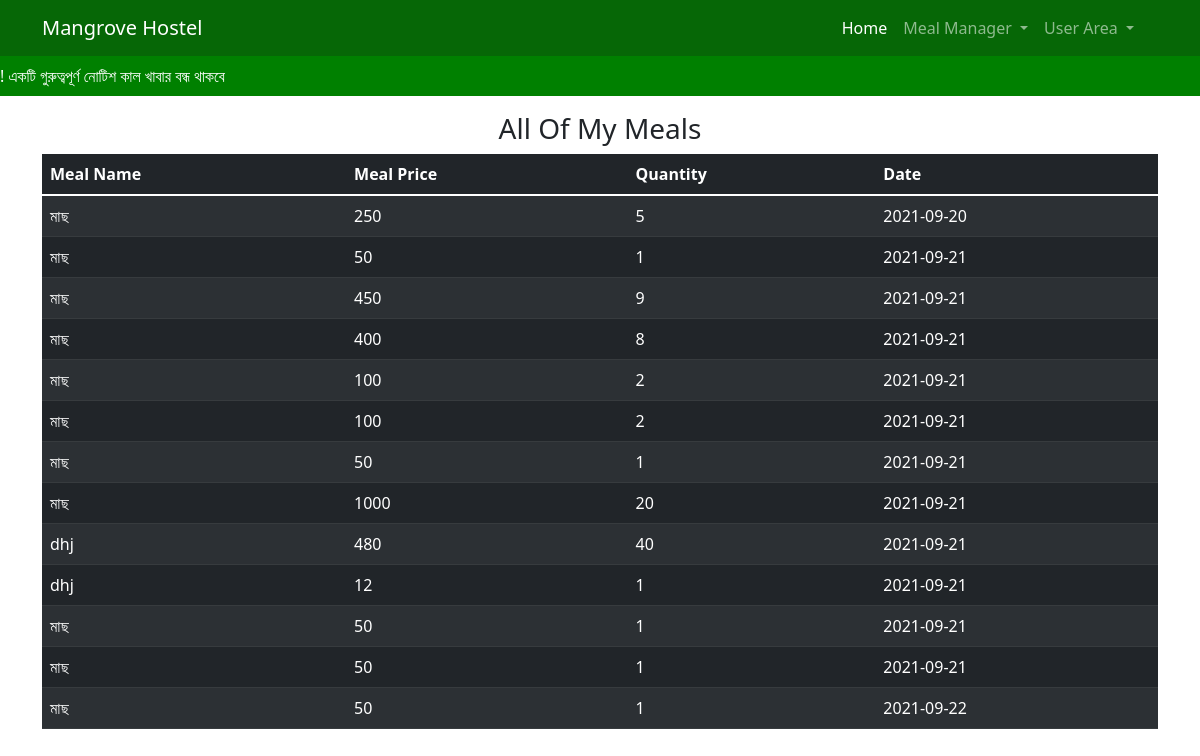
The page /mealhiostry/ (signed in) on the database its author committed.
### mist/models.py (models this page shows, shortened)
class All_Meal_Order(models.Model):
    id=models.AutoField(primary_key=True)
    Name=models.CharField(max_length=50,default="")
    Food_Name=models.CharField(max_length=50,default="")
    Food_ID=models.CharField(max_length=50,default="")
    Price=models.CharField(max_length=50,default="")
    Quantity=models.CharField(max_length=10,default="")
    Date_Time=models.CharField(max_length=50,default="")

### mist/views.py (the view)
# urls.py: path('mealhiostry/', views.mealhiostry,name="mealhiostry"),
def mealhiostry(request):
    allmeal=All_Meal_Order.objects.filter(Name__icontains=request.user)
    sendvar={
        "allmeal":allmeal
    }
    return render(request,"allmeal.html",sendvar)

### mist/templates/allmeal.html (shortened to what this page needs)
{% extends 'base.html' %}
{% load static %}
{% block head %}
<link rel="stylesheet" type="text/css" href="{% static 'style.css' %}">
{% endblock  %}
{% block body %}
    <div class="container mt-3">
    <h3 align="center">All Of My Meals</h3>
        <table class="table table-dark table-striped container">
            <thead>
                <tr>
                    <th scope="col">Meal Name</th>
                    <th scope="col">Meal Price</th>
                    <th scope="col">Quantity</th>
                    <th scope="col">Date</th>
                </tr>
            </thead>
            <tbody>
            {% for i in allmeal %}
                <tr>
                    <td>{{i.Food_Name}}</td>
                    <td>{{i.Price}}</td>
                    <td>{{i.Quantity}}</td>
                    <td>{{i.Date_Time}}</td>
                </tr>
            {% endfor %}
            </tbody>
        </table>
    </div>
{% endblock  %}

### rows shown on the page
All_Meal_Order: Food_Name "মাছ", Price "250", Quantity "5", Date_Time "2021-09-20"
All_Meal_Order: Food_Name "মাছ", Price "50", Quantity "1", Date_Time "2021-09-21"
All_Meal_Order: Food_Name "মাছ", Price "450", Quantity "9", Date_Time "2021-09-21"
All_Meal_Order: Food_Name "মাছ", Price "400", Quantity "8", Date_Time "2021-09-21"
All_Meal_Order: Food_Name "মাছ", Price "100", Quantity "2", Date_Time "2021-09-21"
All_Meal_Order: Food_Name "মাছ", Price "100", Quantity "2", Date_Time "2021-09-21"
All_Meal_Order: Food_Name "মাছ", Price "50", Quantity "1", Date_Time "2021-09-21"
All_Meal_Order: Food_Name "মাছ", Price "1000", Quantity "20", Date_Time "2021-09-21"
All_Meal_Order: Food_Name "dhj", Price "480", Quantity "40", Date_Time "2021-09-21"
All_Meal_Order: Food_Name "dhj", Price "12", Quantity "1", Date_Time "2021-09-21"
All_Meal_Order: Food_Name "মাছ", Price "50", Quantity "1", Date_Time "2021-09-21"
All_Meal_Order: Food_Name "মাছ", Price "50", Quantity "1", Date_Time "2021-09-21"
All_Meal_Order: Food_Name "মাছ", Price "50", Quantity "1", Date_Time "2021-09-22"
